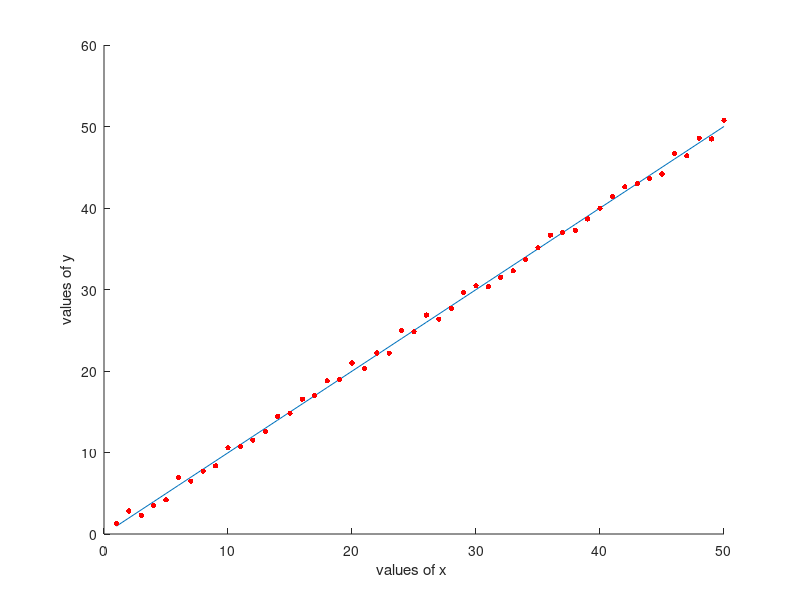

The MATLAB script that drew this image:
x=1:50
x(2,:)=1
u_min=-1;
u_max=1;
for i=1:50
    u=u_min+rand(1)*(u_max-u_min);%generating random number between -1 and 1 in each loop
    y(i)=i+u;
    
end

%the minimizer of the error is w=y*pseudoinverse(x)
optimal_w=y*pinv(x)


 figure()
 x1=1:50
 hold on;
 y1=optimal_w(1)*x1+optimal_w(2);
 plot(x1,y1)
 scatter(x(1,:),y,15,'r','filled')
 xlabel('values of x ')
 ylabel('values of y')
 hold off;    